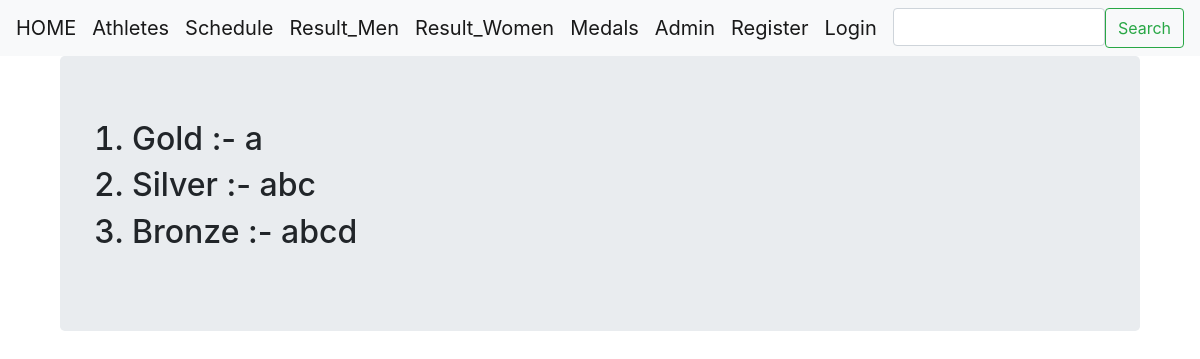
/sangarsh/result_women/2/, run on the app's committed database.
### basic_app/models.py (models this page shows, shortened)
class Result_Women(models.Model):
    CRICKET = 'Cricket'
    FOOTBALL = 'Football'
    HOCKEY = 'Hockey'
    BADMINTON = 'Badminton'
    VOLLEYBALL = 'Volleyball'
    SPORT_CHOICES = [
        (CRICKET, 'Cricket'),
        (FOOTBALL, 'Football'),
        (HOCKEY, 'Hockey'),
        (BADMINTON, 'Badminton'),
        (VOLLEYBALL, 'Volleyball'),
    ]
    sport = models.CharField(max_length = 32,choices = SPORT_CHOICES,null=False, blank=False,default='',unique=True)
    gold_medal = models.ForeignKey(User,on_delete = models.CASCADE,related_name="gold_women",null=True,blank=True)
    silver_medal = models.ForeignKey(User,on_delete = models.CASCADE,related_name="silver_women",null=True,blank=True)
    bronze_medal = models.ForeignKey(User,on_delete = models.CASCADE,related_name="bronze_women",null=True,blank=True)
    class Meta:
        unique_together = ('gold_medal','silver_medal','bronze_medal',)

### basic_app/views.py (the view)
# urls.py: path('result_women/<int:pk>/',views.ResultWomenDetailView.as_view(),name = "result_women_detail"),
class ResultWomenDetailView(DetailView):
    context_object_name = "result_women_detail"
    model = models.Result_Women
    template_name = 'basic_app/result_women_detail.html'

### templates/basic_app/result_women_detail.html
{% extends "basic_app/base.html" %}
{% load static %}
{% block body_block %}
  <div class="container">
    <div class="jumbotron">
      <ol>
        <h2><li>Gold :- {{result_women_detail.gold_medal}}</li></h2>
        <h2><li>Silver :- {{result_women_detail.silver_medal}}</li></h2>
        <h2><li>Bronze :- {{result_women_detail.bronze_medal}}</li></h2>
      </ol>
  </div>
</div>
{% endblock %}

### data on the page
Result_Women: gold_medal "a", silver_medal "abc", bronze_medal "abcd"
